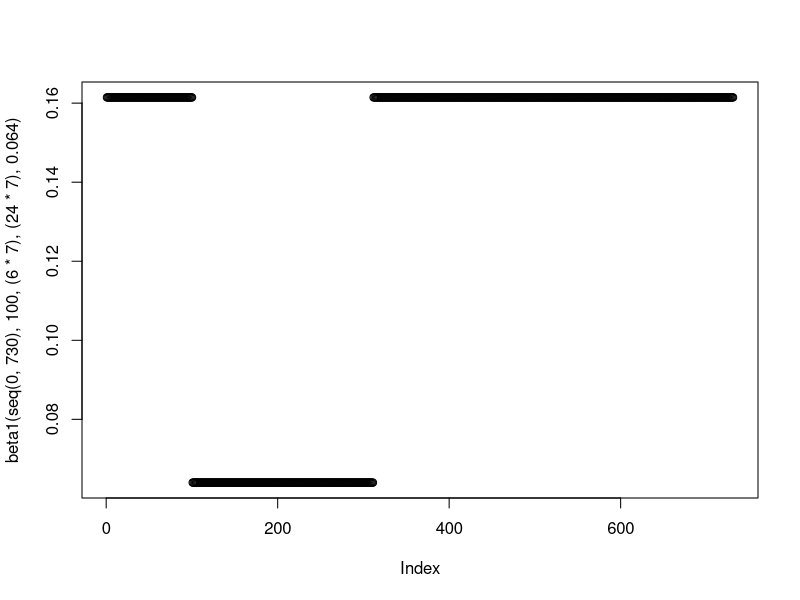
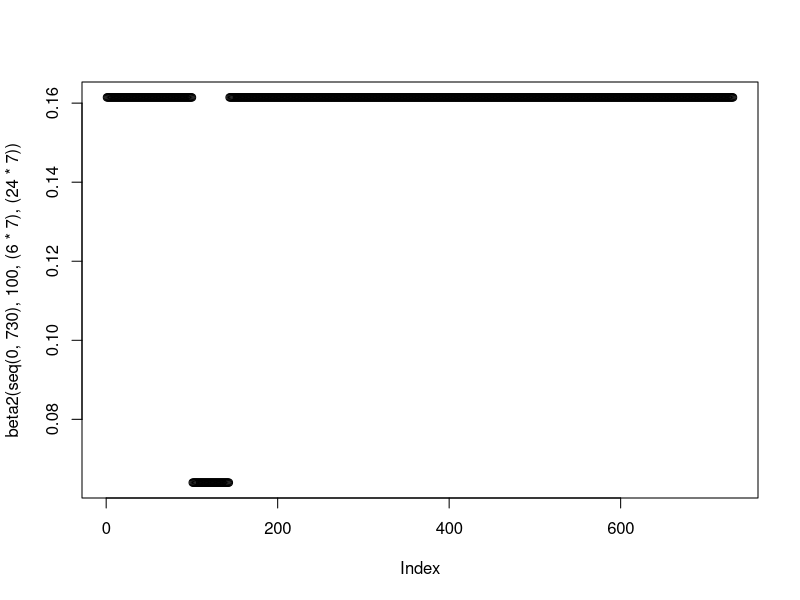
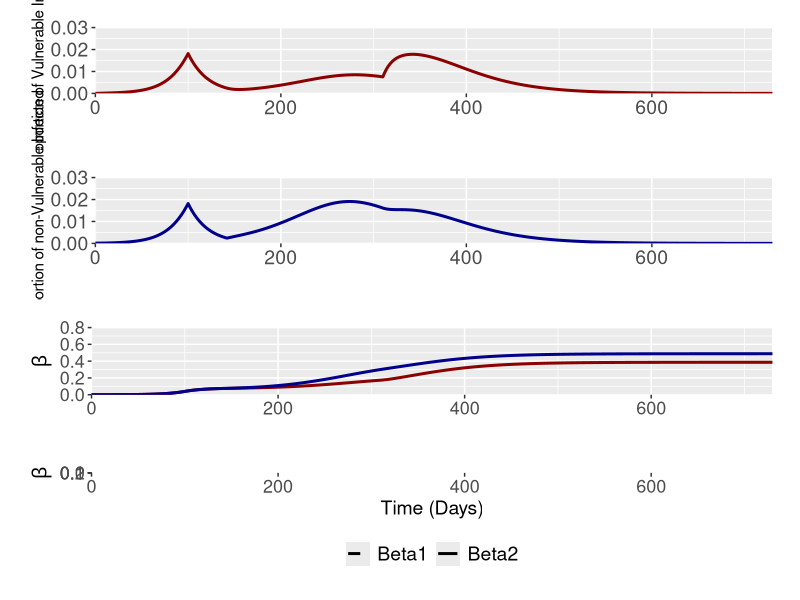

Source code (R) for these figures, in order:
rm(list=ls())
library("deSolve"); library("ggplot2"); library("cowplot");library("reshape2"); library("dplyr"); library("RColorBrewer"); library("ggpubr")

#### Generic Functions ####
#Function for the generation time/(1/gamma) parameter
GenTime <- function(T2, R0) {
  G = T2 * ((R0-1)/log(2))
  return(G)
}

#Function to model intervention - currently set at baseline - added additional functionality to it

beta1 <- function(time, tstart1, tdur1, tdur2, beta1_2) {
  ifelse((time >= tstart1 & time <= tstart1+tdur1), #Phase 1
         0.064,
         ifelse((time >= tstart1+tdur1 & time <= tstart1+tdur1+tdur2), #Phase 2
                beta1_2,
                ifelse((time >= tstart1+tdur1+tdur2 & time <= 730), #Phase 3
                       (1.5*(1/(GenTime(4.6,2.4)))), #Phase 3
                       (1.5*(1/(GenTime(4.6,2.4)))) #Before Intervention
                )
         )
  )
}

plot(beta1(seq(0,730), 100, (6*7), (24*7), 0.064))


beta2 <- function(time, tstart1, tdur1, tdur2) {
  ifelse((time >= tstart1 & time <= tstart1+tdur1), #Phase 1
         0.064,
         ifelse((time >= tstart1+tdur1 & time <= tstart1+tdur1+tdur2), #Phase 2
                (1.5*(1/(GenTime(4.6,2.4)))),
                ifelse((time >= tstart1+tdur1+tdur2 & time <= 730), #Phase 3
                       (1.5*(1/(GenTime(4.6,2.4)))), #Phase 3
                       (1.5*(1/(GenTime(4.6,2.4)))) #Before Intervention
                )
         )
  )
}

plot(beta2(seq(0,730), 100, (6*7), (24*7)))

#### SS ####

#Function for Shielded/non-Shielded Pop
SIR <- function(time, state, parameters) {
  with(as.list(c(state, parameters)), {
    dSv = - beta1(time, tstart1, tdur1, tdur2, beta1_2)*Iv*Sv - beta1(time, tstart1, tdur1, tdur2, beta1_2)*Inv*Sv 
    
    dSnv = - beta2(time,tstart1,tdur1,tdur2)*Inv*Snv - beta2(time,tstart1,tdur1,tdur2)*Iv*Snv 
    
    dIv = beta1(time, tstart1, tdur1, tdur2, beta1_2)*Iv*Sv + beta1(time, tstart1, tdur1, tdur2, beta1_2)*Inv*Sv - gamma*Iv
    
    dInv =  beta2(time,tstart1,tdur1,tdur2)*Inv*Snv + beta2(time,tstart1,tdur1,tdur2)*Iv*Snv - gamma*Inv
    
    dR = gamma*Iv + gamma*Inv
    
    dRv = gamma*Iv
    
    dRnv = gamma*Inv
    
    return(list(c(dSv, dSnv, dIv, dInv, dR, dRv, dRnv)))
  })
}

#Initial Conditions and Times
init <- c(Sv = 0.20, Snv = 0.80-0.0001, Iv = 0, Inv = 0.0001, R = 0, Rv= 0, Rnv = 0)
times <- seq(0,730,by = 1)

#Beta Functions are specified in the ODE
parms = c(gamma = 1/(GenTime(4.6,2.4)), 
          tstart1 = 100, 
          tdur1 = 6*7,
          tdur2 = 24*7,
          beta1_2 = 0.064)

out2 <- data.frame(ode(y = init, func = SIR, times = times, parms = parms))

#Extra Data Columns in Dataframe
out2$Iv <- out2$Iv/0.20
out2$Inv <- out2$Inv/0.80
out2$Rv <- out2$Rv/0.20
out2$Rnv <- out2$Rnv/0.80
out2$beta1 <- beta1(seq(0,730), 100, (6*7), (24*7), 0.064)
out2$beta2 <- beta2(seq(0,730), 100, (6*7), (24*7))

#Cumulative Infections are scaled relative to the relative V and nV population sizes - 0.15 and 0.85
#You should not compare these numbers to the recovered fraction - they will not add up

colnames(out2) <- c("Time", "Suscv", "Suscnv","Infected_Iv", "Infected_Inv", "Recov", "Rv", "Rnv", "Beta1", "Beta2")

statsinfec <- melt(out2, id.vars = c("Time"), measure.vars = c("Infected_Iv", "Infected_Inv"))
statsrecov <- melt(out2, id.vars = c("Time"), measure.vars = c("Rv", "Rnv"))
statsbeta <- melt(out2, id.vars = c("Time"), measure.vars = c("Beta1", "Beta2"))

#### Aggregated Plots

pinfv <- ggplot(data = statsinfec[statsinfec$variable == "Infected_Iv",], aes(x = (Time), y = value)) + geom_line(size = 1.02, stat = "identity", col = "darkred") +
  labs(x ="Time (Days)", y = "Proportion of Vulnerable Infected") + scale_y_continuous(limits = c(0,0.03) ,  expand = c(0,0)) +
  theme(legend.position = "none", legend.title = element_blank(), legend.text=element_text(size=14),  axis.text=element_text(size=14), axis.title.y=element_text(size=11),axis.title.x= element_blank(),
        legend.spacing.x = unit(0.3, 'cm'), plot.margin=unit(c(0.7,0.7,0.8,0.8),"cm")) + scale_x_continuous(expand = c(0, 0)) 

pinfnv <- ggplot(data = statsinfec[statsinfec$variable == "Infected_Inv",], aes(x = (Time), y = value)) + geom_line(size = 1.02, stat = "identity", col = "darkblue") +
  labs(x ="Time (Days)", y = "Proportion of non-Vulnerable Infected") + scale_y_continuous(limits = c(0,0.03) ,  expand = c(0,0)) +
  theme(legend.position = "none", legend.title = element_blank(), legend.text=element_text(size=14),  axis.text=element_text(size=14), axis.title.y=element_text(size=11),axis.title.x= element_blank(),
        legend.spacing.x = unit(0.3, 'cm'), plot.margin=unit(c(0.7,0.7,0.8,0.8),"cm")) + scale_x_continuous(expand = c(0, 0))

precov <- ggplot(data = statsrecov, aes(x = (Time), y = value, col = variable)) + geom_line(size = 1.02, stat = "identity") +
  labs(x ="Time (Days)", y = expression(beta)) + scale_y_continuous(limits = c(0,0.8) ,  expand = c(0,0)) +
  theme(legend.position = "none", legend.title = element_blank(), axis.text=element_text(size=13), axis.title.y=element_text(size=14), axis.title.x = element_blank(),
        legend.spacing.x = unit(0.3, 'cm'), legend.text=element_text(size=14), plot.margin=unit(c(0.7,0.7,0.8,0.8),"cm")) +
  scale_x_continuous(expand = c(0, 0)) + guides(fill=guide_legend(nrow=2,byrow=TRUE)) + scale_color_manual(values = c("darkred", "darkblue")) 

pbeta <- ggplot(data = statsbeta, aes(x = (Time), y = value, lty = variable)) + geom_line(size = 1.02, stat = "identity") +
  labs(x ="Time (Days)", y = expression(beta)) + scale_y_continuous(limits = c(0,0.3) ,  expand = c(0,0)) +
  theme(legend.position = "bottom", legend.title = element_blank(), axis.text=element_text(size=13), axis.title.y=element_text(size=14), axis.title.x = element_text(size=14),
        legend.spacing.x = unit(0.3, 'cm'), legend.text=element_text(size=14), plot.margin=unit(c(0.7,0.7,0.8,0.8),"cm")) +
  scale_x_continuous(expand = c(0, 0)) + guides(fill=guide_legend(nrow=2,byrow=TRUE)) + scale_linetype_manual(values = c(2, 1)) 


ggarrange(pinfv, 
          pinfnv,
          precov,
          pbeta,
          nrow = 4,
          heights = c(0.3,0.3, 0.3, 0.3))
